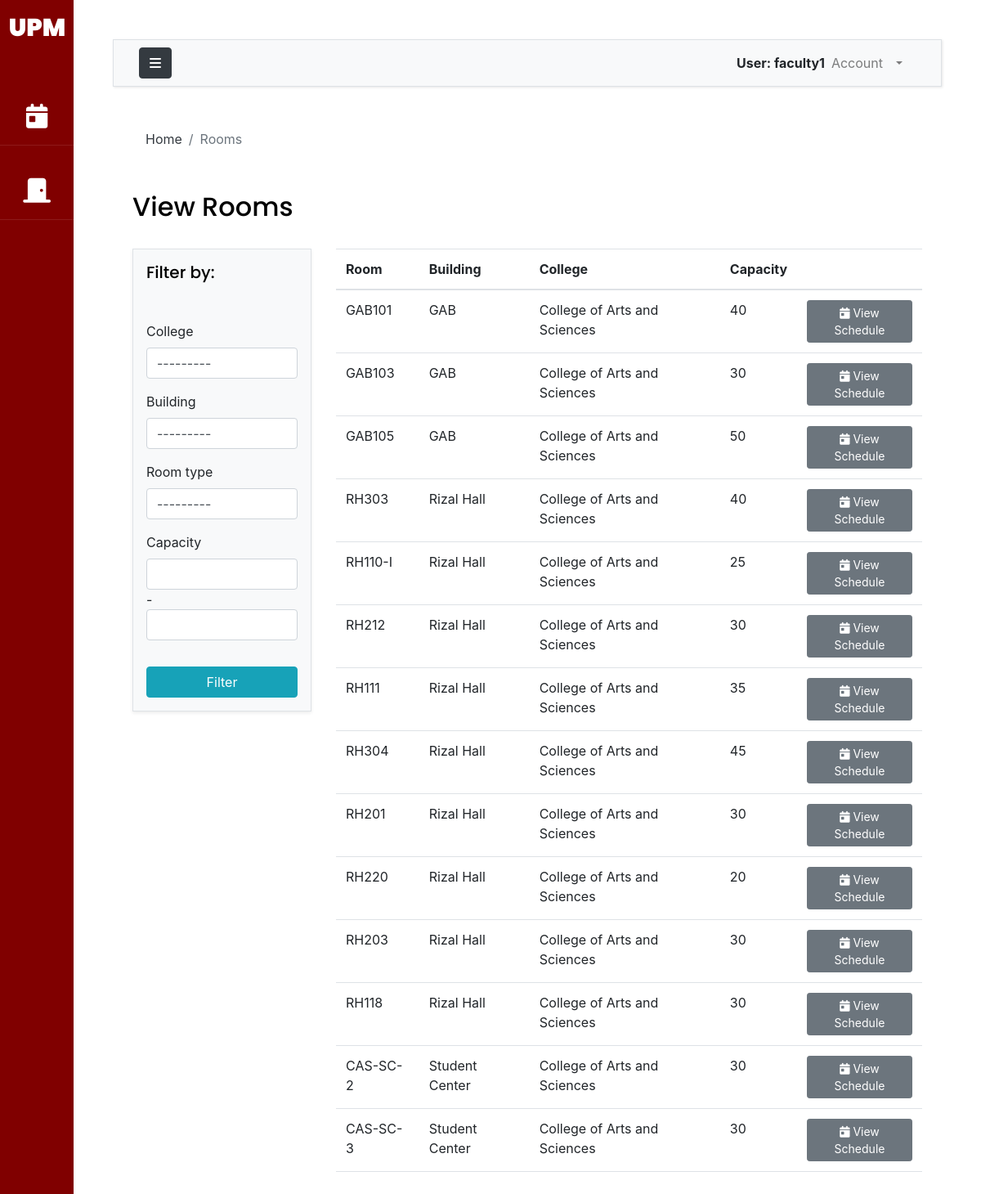
Screenshot of /rooms/ (signed in) with the database file from the repository.
### accounts/models.py (models this page shows, shortened)
class AuthUser(AbstractUser):
    FACULTY = 1
    STAFF = 2
    OCS = 3
    ADPD = 4
    AO = 5
    USER_TYPE_CHOICES = (
        (FACULTY, 'Faculty'),
        (STAFF, 'Staff'),
        (OCS, 'OCS'),
        (ADPD, 'ADPD'),
        (AO,'AO')
    )
    first_name = models.CharField(max_length=200)
    last_name = models.CharField(max_length=200)
    email = models.EmailField(unique=True, validators=[
        EmailValidator(allowlist=['up.edu.ph'])
    ])
    college = models.ForeignKey("UPM.College",on_delete=models.CASCADE,null=True,blank=True)
    department = models.ForeignKey("UPM.Department",on_delete=models.CASCADE,null=True,blank=True)
    user_type = models.PositiveSmallIntegerField(choices=USER_TYPE_CHOICES,null=True)
    def __str__(self):
        return self.username

### UPM/models.py (models this page shows, shortened)
class Room(models.Model):
    TYPES = (
        (1,"Room"),
        (2,"Theatre"),
    )
    name = models.CharField(max_length=300,null=True, unique=True)
    slug = models.SlugField(null=True)
    room_type =models.PositiveSmallIntegerField(choices=TYPES,null=True)
    college = models.ForeignKey(College,on_delete=models.CASCADE,null=True)
    building = models.ForeignKey(Building, on_delete=models.CASCADE, null=True)
    capacity = models.IntegerField()

class Building(models.Model):
    name = models.CharField(max_length=300,null=True)
    college = models.ForeignKey(College,on_delete=models.CASCADE,null=True)
    slug = models.SlugField(null=True)
    def __str__(self):
        return self.name

class College(models.Model):
    name = models.CharField(max_length=300,null=True)
    slug = models.SlugField(null=True)
    def __str__(self):
        return self.name

### UPM/views.py (the view)
# urls.py: path('rooms/',views.roomView,name='roomView'),
@login_required(login_url='loginPage')
def roomView(request):
    rooms = Room.objects.all()
    rfilter= RoomFilter(request.GET,queryset=rooms)
    build = Building.objects.all()
    college = College.objects.all()
    rooms = rfilter.qs
    context={'rooms':rooms,'filter':rfilter,'building':build,'colleges':college}
    return render(request,'UPM/room-view.html',context)

### templates/UPM/room-view.html (shortened to what this page needs)
{% extends 'base.html' %}
{% load static %}
{% load crispy_forms_tags %}
{% block breadcrumb %}
<nav aria-label="breadcrumb">
  <ol class="breadcrumb mt-3 ms-4 bg-body">
    <li class="breadcrumb-item"><a href="{% url 'indexPage' %}" class="text-dark">Home</a></li>
    <li class="breadcrumb-item active" aria-current="page">Rooms</li>
  </ol>
</nav>
{% endblock breadcrumb %}
{% block content %}
<div class = "container-xl px-4 pb-2">
    <h2 class="py-4">View Rooms</h2>
    <div class = 'row h-100 '>
        <div class = "col-sm-3 vh-75 " >
            <div class = 'p-3 vh-75 shadow-sm border bg-light'>
                <h5 class='mb-5'>Filter by:</h5>
                <form method = "GET">
                    {{filter.form | crispy}}
                    <button class = "btn btn-info w-100 mt-3" type = 'submit'>Filter</button>
                </form>
            </div>
        </div>
        <div class = "col-sm-9 h-100 ">
            <table class="table">
                <thead>
                  <tr>
                    <th scope="col">Room</th>
                    <th scope="col">Building</th>
                    <th scope="col">College</th>
                    <th scope="col">Capacity</th>
                    <th scope="col"></th>
                  </tr>
                </thead>
                <tbody>
                {% for room in rooms %}
                  <tr>
                    <td>{{room.name}}</td>
                    <td>{{room.building}}</td>
                    <td>{{room.college}}</td>
                    <td>{{room.capacity}}</td>
                    <td><a class='btn btn-secondary btn-sm' href = {% url 'calendarView' room.slug %}><i class="fa-solid fa-calendar-day"></i> View Schedule</a></td>
                  </tr>
                {% endfor %}
                </tbody>
              </table>
        </div>
    </div>
</div>
{% endblock content %}

### templates/base.html (shortened to what this page needs)
{% load static %}
{% load crispy_forms_tags %}
<!DOCTYPE html>
<html lang="en">
    <head>
        {% include 'css_modules.html' %}
    </head>
    <body>
        <div class="wrapper d-flex align-items-stretch">
            <nav id="sidebar" class="active">
                <h1><a href="{% url 'indexPage' %}" class="logo mt-2 pt-2">UPM</a></h1>
                <ul class="list-unstyled components mb-5">
                    <li>
                        <a href="{% url 'viewBookings' %}"><i class="fa-solid fa-calendar-day"></i> <span class="link_label ms-1"> Bookings</span></a>
                    </li>
                    {% if request.user.user_type == none %}
                    <li>
                        <a data-bs-toggle="collapse" href="#collapseOptions" role="button" aria-expanded="false" aria-controls="collapseOptions" id="clps"><i class="fa fa-cogs"></i> <span class="link_label">Administrator</span></a>
                        <div class="collapse" id="collapseOptions">
                            <a class='sub ms-4' href="{% url 'manageUsers' %}"><i class="sub fa fa-user"></i><span class="link_label ms-2">Manage Users</span></a>
                            <a class='sub ms-4' href="{% url 'manageCollege' %}"><i class="sub fa-solid fa-school"></i></i><span class="link_label">Manage Colleges</span></a>
                            <a class='sub ms-4' href="{% url 'manageRooms' %}"><i class="sub fa-solid fa-door-closed"></i><span class="link_label ms-1">Manage Rooms</span></a>
                            <a class='sub ms-4' href="{% url 'manageTerm' %}"><i class="sub fa fa-calendar"></i><span class="link_label ms-2">Manage Terms</span></a>
                        <div>
                    </li>
                    {% else %}
                        {% if request.user.user_type != none %}
                        <li>
                            <a href="{% url 'roomView' %}"><i class="fa-solid fa-door-closed"></i> <span class="link_label">View Rooms</span></a>
                        </li>
                       {% endif %}
                    {% endif %}
                </ul>
            </nav>
            <div id="content" class="p-4 p-md-5 bg-body">
                <nav class="navbar navbar-expand-lg navbar-light bg-light border">
                    <div class="container-fluid">
                        <button type="button" id="sidebarCollapse" class="btn btn-dark">
                            <i class="fa fa-bars"></i>
                        </button>
                        <div class="collapse navbar-collapse" id="navbarSupportedContent">
                            <ul class="nav navbar-nav ml-auto">
                                <span class="fw-bolder mt-2">User: {{request.user}}</span>
                                <li class="nav-item dropdown me-3 pe-3">
                                    <a class="nav-link dropdown-toggle" href="#" id="navbarDropdown" role="button" data-bs-toggle="dropdown" aria-expanded="false">
                                      Account
                                    </a>
                                </li>
                            </ul>
                        </div>
                    </div>
                </nav>
                <main>
                    <div class="app-title">
                        {% block breadcrumb %}
                        {% endblock breadcrumb %}
                    </div>
                    {% block content %}
                    {% endblock content %}
                </main>
            </div>
		</div>
    </body>
</html>

### rows the page displays
AuthUser: user "faculty1"
Room: name "GAB101", building "GAB", college "College of Arts and Sciences", capacity "40"
Room: name "GAB103", building "GAB", college "College of Arts and Sciences", capacity "30"
Room: name "GAB105", building "GAB", college "College of Arts and Sciences", capacity "50"
Room: name "RH303", building "Rizal Hall", college "College of Arts and Sciences", capacity "40"
Room: name "RH110-I", building "Rizal Hall", college "College of Arts and Sciences", capacity "25"
Room: name "RH212", building "Rizal Hall", college "College of Arts and Sciences", capacity "30"
Room: name "RH111", building "Rizal Hall", college "College of Arts and Sciences", capacity "35"
Room: name "RH304", building "Rizal Hall", college "College of Arts and Sciences", capacity "45"
Room: name "RH201", building "Rizal Hall", college "College of Arts and Sciences", capacity "30"
Room: name "RH220", building "Rizal Hall", college "College of Arts and Sciences", capacity "20"
Room: name "RH203", building "Rizal Hall", college "College of Arts and Sciences", capacity "30"
Room: name "RH118", building "Rizal Hall", college "College of Arts and Sciences", capacity "30"
Room: name "CAS-SC-2", building "Student Center", college "College of Arts and Sciences", capacity "30"
Room: name "CAS-SC-3", building "Student Center", college "College of Arts and Sciences", capacity "30"
